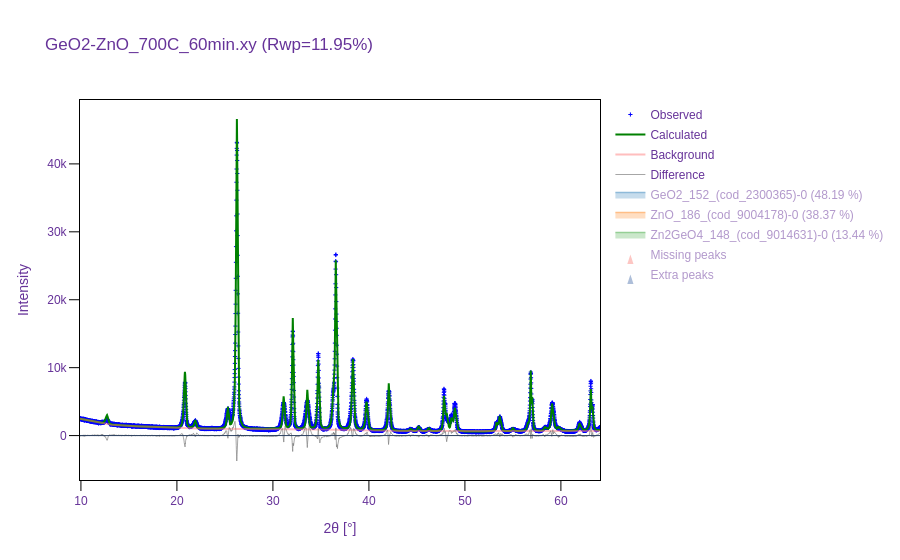

The code cell stored with this chart in its notebook:
### Markdown cell above
Each `SearchResult` has a `.visualize()` method to visualize the refined pattern and
missing/extra peaks in the solution. If there are no missing or extra peaks, this option
will not appear.

### Code cell
search_results[0].visualize()

### Figure 1 — Plotly figure (JSON) as saved in the notebook; plotly's stock layout.template omitted (floating-point values rounded to 4 significant figures; data arrays with more than 128 entries replaced by an {"elided": "..."} marker saying what was removed)
{"data": [{"marker": {"color": "blue", "size": 3, "symbol": "cross-thin-open"}, "mode": "markers", "name": "Observed", "type": "scatter", "x": {"elided": "4986 float values"}, "y": {"elided": "4986 int values"}}, {"line": {"color": "green", "width": 2}, "mode": "lines", "name": "Calculated", "type": "scatter", "x": {"elided": "4986 float values"}, "y": {"elided": "4986 float values"}}, {"line": {"color": "#FF7F7F", "width": 2}, "mode": "lines", "name": "Background", "opacity": 0.5, "type": "scatter", "x": {"elided": "4986 float values"}, "y": {"elided": "4986 float values"}}, {"hoverinfo": "skip", "line": {"color": "#808080", "width": 1}, "mode": "lines", "name": "Difference", "opacity": 0.7, "type": "scatter", "x": {"elided": "4986 float values"}, "y": {"elided": "4986 float values"}}, {"hoverinfo": "none", "legendgroup": "GeO2_152_(cod_2300365)-0", "line": {"color": "#1f77b4", "width": 0}, "mode": "lines", "showlegend": false, "type": "scatter", "x": {"elided": "4986 float values"}, "y": {"elided": "4986 float values"}}, {"fill": "tonexty", "legendgroup": "GeO2_152_(cod_2300365)-0", "line": {"color": "#1f77b4", "width": 1.5}, "mode": "lines", "name": "GeO2_152_(cod_2300365)-0 (48.19 %)", "type": "scatter", "visible": "legendonly", "x": {"elided": "4986 float values"}, "y": {"elided": "4986 float values"}}, {"hovertemplate": "%{text}", "legendgroup": "GeO2_152_(cod_2300365)-0", "marker": {"color": "#1f77b4", "size": 5, "symbol": 142}, "mode": "markers", "name": "GeO2_152_(cod_2300365)-0 (48.19 %)", "showlegend": false, "text": ["20.86, 2336.75", "26.26, 2607.16", "26.26, 9537.47", "36.27, 1186.70", "38.34, 2316.37", "38.34, 15.31", "39.76, 1432.90", "42.07, 1962.89", "45.17, 46.57", "45.17, 171.09", "48.60, 499.27", "48.95, 1235.11", "53.31, 38.60", "53.31, 214.07", "53.63, 340.98", "53.63, 313.88", "56.56, 203.65", "59.08, 411.87", "59.08, 1189.67", "61.95, 436.32"], "type": "scatter", "visible": "legendonly", "x": [20.86, 26.26, 26.26, 36.27, 38.34, 38.34, 39.76, 42.07, 45.17, 45.17, 48.6, 48.95, 53.31, 53.31, 53.63, 53.63, 56.56, 59.08, 59.08, 61.95], "y": [-8156.0, -8156.0, -8156.0, -8156.0, -8156.0, -8156.0, -8156.0, -8156.0, -8156.0, -8156.0, -8156.0, -8156.0, -8156.0, -8156.0, -8156.0, -8156.0, -8156.0, -8156.0, -8156.0, -8156.0]}, {"hoverinfo": "none", "legendgroup": "ZnO_186_(cod_9004178)-0", "line": {"color": "#ff7f0e", "width": 0}, "mode": "lines", "showlegend": false, "type": "scatter", "x": {"elided": "4986 float values"}, "y": {"elided": "4986 float values"}}, {"fill": "tonexty", "legendgroup": "ZnO_186_(cod_9004178)-0", "line": {"color": "#ff7f0e", "width": 1.5}, "mode": "lines", "name": "ZnO_186_(cod_9004178)-0 (38.37 %)", "type": "scatter", "visible": "legendonly", "x": {"elided": "4986 float values"}, "y": {"elided": "4986 float values"}}, {"hovertemplate": "%{text}", "legendgroup": "ZnO_186_(cod_9004178)-0", "marker": {"color": "#ff7f0e", "size": 5, "symbol": 142}, "mode": "markers", "name": "ZnO_186_(cod_9004178)-0 (38.37 %)", "showlegend": false, "text": ["32.08, 3574.30", "34.73, 2657.25", "36.56, 6435.10", "47.83, 1430.25", "56.87, 2088.98", "63.12, 1861.83"], "type": "scatter", "visible": "legendonly", "x": [32.08, 34.73, 36.56, 47.83, 56.87, 63.12], "y": [-12570.0, -12570.0, -12570.0, -12570.0, -12570.0, -12570.0]}, {"hoverinfo": "none", "legendgroup": "Zn2GeO4_148_(cod_9014631)-0", "line": {"color": "#2ca02c", "width": 0}, "mode": "lines", "showlegend": false, "type": "scatter", "x": {"elided": "4986 float values"}, "y": {"elided": "4986 float values"}}, {"fill": "tonexty", "legendgroup": "Zn2GeO4_148_(cod_9014631)-0", "line": {"color": "#2ca02c", "width": 1.5}, "mode": "lines", "name": "Zn2GeO4_148_(cod_9014631)-0 (13.44 %)", "type": "scatter", "visible": "legendonly", "x": {"elided": "4986 float values"}, "y": {"elided": "4986 float values"}}, {"hovertemplate": "%{text}", "legendgroup": "Zn2GeO4_148_(cod_9014631)-0", "marker": {"color": "#2ca02c", "size": 5, "symbol": 142}, "mode": "markers", "name": "Zn2GeO4_148_(cod_9014631)-0 (13.44 %)", "showlegend": false, "text": {"elided": "132 str values"}, "type": "scatter", "visible": "legendonly", "x": {"elided": "132 float values"}, "y": {"elided": "132 float values"}}, {"marker": {"color": "#f9726a", "opacity": 0.8, "size": 10, "symbol": 53}, "mode": "markers", "name": "Missing peaks", "showlegend": true, "text": ["44.36, 177.91", "55.01, 277.27", "59.79, 312.86"], "type": "scatter", "visible": "legendonly", "x": [44.36, 55.01, 59.79], "y": [0.0, 0.0, 0.0]}, {"hovertemplate": "%{text}", "marker": {"color": "#335da0", "opacity": 0.8, "size": 10, "symbol": 53}, "mode": "markers", "name": "Extra peaks", "showlegend": true, "text": ["64.34, 423.90"], "type": "scatter", "visible": "legendonly", "x": [64.34], "y": [0.0]}], "layout": {"autosize": true, "font": {"color": "RebeccaPurple", "family": "Arial, sans-serif"}, "legend": {"title": {"text": ""}, "tracegroupgap": 1}, "plot_bgcolor": "white", "shapes": [{"line": {"width": 1}, "type": "line", "x0": 0, "x1": 1, "xref": "x domain", "y0": 0, "y1": 0, "yref": "y"}], "title": {"text": "GeO2-ZnO_700C_60min.xy (Rwp=11.95%)"}, "xaxis": {"linecolor": "black", "linewidth": 1, "mirror": true, "range": [9.903, 64.07], "showline": true, "tickcolor": "black", "ticklen": 10, "ticks": "outside", "tickwidth": 1, "title": {"text": "2θ [°]"}}, "yaxis": {"linecolor": "black", "linewidth": 1, "mirror": true, "showline": true, "tickcolor": "black", "ticklen": 10, "ticks": "outside", "tickwidth": 1, "title": {"text": "Intensity"}}}}
